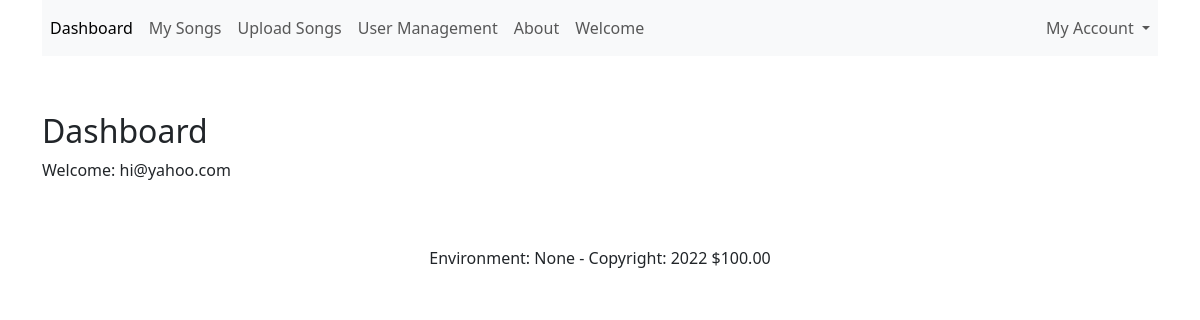
The page /dashboard (signed in) on the database as committed earlier.
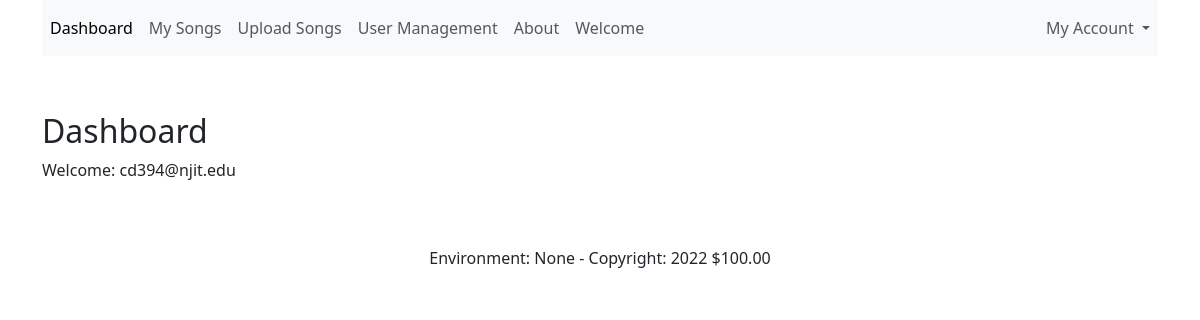
The same page on the database as committed later.
### app/db/models/__init__.py (models this page shows, shortened)
class User(UserMixin, db.Model):
    __tablename__ = 'users'
    __table_args__ = {'extend_existing': True}
    id = db.Column(db.Integer, primary_key=True)
    email = db.Column(db.String(120), unique=True, nullable=False)
    password = db.Column(db.String(300), nullable=False, unique=True)
    about = db.Column(db.String(300), nullable=True, unique=False)
    authenticated = db.Column(db.Boolean, default=False)
    registered_on = db.Column('registered_on', db.DateTime)
    active = db.Column('is_active', db.Boolean(), nullable=False, server_default='1')
    is_admin = db.Column('is_admin', db.Boolean(), nullable=False, server_default='0')
    songs = db.relationship("Song", back_populates="user", cascade="all, delete", lazy=True)
    def is_active(self):
        return True

### app/auth/__init__.py (the view)
@auth.route('/dashboard')
@login_required
def dashboard():
    return render_template('dashboard.html')

### app/__init__.py (called while the page is built)
@login_manager.user_loader
def user_loader(user_id):
    try:
        return User.query.get(int(user_id))
    except:
        return None

### app/context_processors/__init__.py (called while the page is built)
def utility_text_processors():
    message = "hello world"
    form = login_form()
    def deployment_environment():
        return getenv('FLASK_ENV', None)
    def current_year():
        currentDateTime = datetime.datetime.now()
        date = currentDateTime.date()
        year = date.strftime("%Y")
        return year
    def format_price(amount, currency="$"):
        return f"{currency}{amount:.2f}"
    return dict(
        form=form,
        mymessage=message,
        deployment_environment=deployment_environment(),
        year=current_year(),
        format_price=format_price
    )

### app/logging_config/__init__.py (called while the page is built)
@log_con.before_app_request
def before_request_logging():
    current_app.logger.info("Before Request")
    log = logging.getLogger("myApp")
    log.info("My App Logger")

### app/auth/templates/dashboard.html
{% extends "base.html" %}
{% block content %}
    {% from 'bootstrap5/form.html' import render_form, render_field, render_form_row %}
    <div id="row">
    <h2>Dashboard</h2>
    <p>Welcome: {{ current_user.email }}</p>
    </div>
{% endblock %}

Rows that differ between the two databases and show on the page:
changed User: email "hi@yahoo.com" → "cd394@njit.edu"
